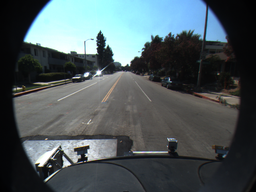
#> input picture images/lane_detection/f00000.png, 256 x 192 px, shrunk from 640 x 480 before the run
$ jupyter execute --allow-errors 04_Abgabe_Gruppe11.ipynb   (shell and % lines are left out)   (text cells are left out)
#> lines starting #> are read from the running program, lines starting #| are printed output that depends on the picture; pictures that were not available may be replaced by others from this repository, and a replacement may not be noted
[cell 1]
import matplotlib.pyplot as plt
import matplotlib.patches as patches
from skimage import io, data, feature, color
import numpy as np
import operator

# chose other images if you like
lane1 = io.imread('images/lane_detection/f00000.png')
#> lane1 is the input picture: shape (192, 256, 3); mean R, G, B 76.8, 88.1, 91.4
lane2 = io.imread('images/lane_detection/f00001.png')
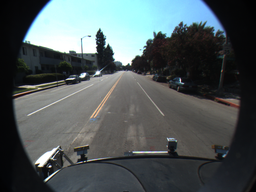
#> input picture images/lane_detection/f00001.png, 256 x 192 px, shrunk from 640 x 480 before the run
#> lane2 is the input picture: shape (192, 256, 3); mean R, G, B 79.4, 88.4, 90

car1 = io.imread('images/racecar/100.jpeg')
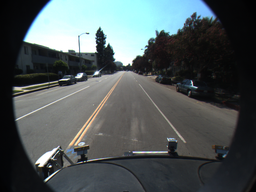
#> input picture images/lane_detection/f00002.png, 256 x 192 px, shrunk from 640 x 480 before the run, given in place of 100.jpeg, which was not available
#> car1 is the input picture: shape (192, 256, 3); mean R, G, B 79, 87.3, 88.4
car2 = io.imread('images/racecar/102.jpeg')
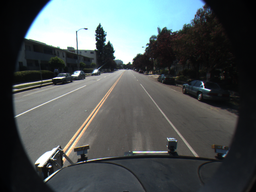
#> input picture images/lane_detection/f00003.png, 256 x 192 px, shrunk from 640 x 480 before the run, given in place of 102.jpeg, which was not available
#> car2 is the input picture: shape (192, 256, 3); mean R, G, B 78.9, 86.2, 86.7

fig = plt.figure(figsize=(15, 10))
ax11 = plt.subplot(2, 2, 1)
ax12 = plt.subplot(2, 2, 2)
ax21 = plt.subplot(2, 2, 3)
ax22 = plt.subplot(2, 2, 4)

ax11.imshow(lane1)
ax12.imshow(lane2)

ax21.imshow(car1)
ax22.imshow(car2)

[cell 2]
THRESHOLD = 100
def SSD(img1, img2, i , j, x, y):
    if img1.shape == img2.shape:

        score = np.sum((img1 - img2)*(img1 - img2))
        return score
    else:
        return np.inf

def getSubImage(image, x, y, search_size):
    return image[y:y+search_size, x:x+search_size]

def find_motion(template, x, y, next_image, search_size):
    # returns upper left corner of the best match

    best_i = 0
    best_j = 0
    best_score = np.inf # we want to find a minimum.

    for i in range(x - THRESHOLD, x + THRESHOLD, int(search_size/2)) :
        for j in range(y - THRESHOLD, y + THRESHOLD, int(search_size/2)):

            if i >= 0 and i+search_size < next_image.shape[1] and j >= 0 and j+search_size < next_image.shape[0]:

                score = SSD(template, getSubImage(next_image, i, j, search_size), i, j, x, y) # maximize correlation

                if score < best_score:

                    best_score = score
                    best_i = i
                    best_j = j

    return best_i, best_j

def block_matching(image, next_image, search_size):
#> called with search_size = 20
    correspondances = []
    for x in range(0,image.shape[1], search_size):
        for y in range(0, image.shape[0], search_size):

            template = getSubImage(image, x, y, search_size)
            u, v = find_motion(template, x, y, next_image, search_size)
            correspondances.append([(x,y),(u,v)])
#> this loop made 13 passes

    return correspondances

[cell 3]
b = block_matching(car1, car2, 20)

[cell 4]
def draw_arrows(correspondances, nrOfArrows, image, axis):
    #fig = plt.figure(figsize=(10, 5))
#> called with nrOfArrows = 130
    index = 1
    #currentAxis = plt.gca()
    for i in range(nrOfArrows):
        if i%20 == 0:
            x1 = correspondances[i][0][0]
            y1 = correspondances[i][0][1]
            x2 = correspondances[i][1][0]
            y2 = correspondances[i][1][1]
            dx = x2-x1
            dy = y2-y1
            axis.add_patch(
            patches.Arrow(x1, y1, dx, dy, width=30.0, color='red')
            )

    axis.imshow(image)

[cell 5]
fig = plt.figure(figsize=(15, 10))
ax1 = plt.subplot(1, 3, 1)
ax2 = plt.subplot(1, 3, 2)
ax3 = plt.subplot(1, 3, 3)
# ...

ax1.imshow(car1)
ax2.imshow(car2)
draw_arrows(b, len(b), car1, ax3)
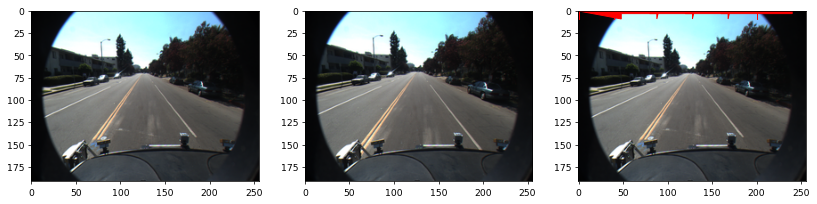
#> figure drawn by matplotlib, 3 panels

[cell 6]
car3 = io.imread('images/racecar/110.jpeg')
#> (the rest of this cell did not finish here and is left out)

#> (a cell that did not finish here is left out)

[cell 8]
fig = plt.figure(figsize=(15, 10))
ax1 = plt.subplot(1, 3, 1)
ax2 = plt.subplot(1, 3, 2)
ax3 = plt.subplot(1, 3, 3)
# ...

ax1.imshow(car3)
#> (the rest of this cell did not finish here and is left out)

[cell 9]
from scipy.ndimage.filters import sobel
import cv2

[cell 10]
def harris_corners(img, window_size, k, thresh):

    # Gradienten über Bild
#> called with window_size = 20, k = 0.04, thresh = 10000
    dx = sobel(img, axis=0, mode='constant') # np.gradient?!
    dy = sobel(img, axis=1, mode='constant')
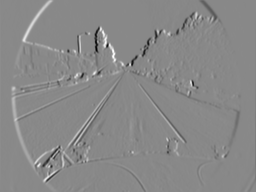
#> dy: shape (192, 256) float64; min -3.57, max 3.08, mean 0.000352; drawn with min black and max white

    # Produkte der Gradienten
    Ixx = dx*dx # broadcast
    Ixy = dy*dx
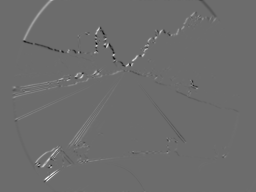
#> Ixy: shape (192, 256) float64; min -5.31, max 7.15, mean 0.0213; drawn with min black and max white
    Iyy = dy*dy

    newImg = img.copy()
    color_img = img


    height = img.shape[0]
    width = img.shape[1]
    print(height, width)
#| 192 256

    corners = []

    offset = window_size//2

    #
    for y in range(offset, height-offset):
        for x in range(offset, width-offset):
            #Calculate sum of squares
            windowIxx = Ixx[y-offset:y+offset+1, x-offset:x+offset+1]
            windowIxy = Ixy[y-offset:y+offset+1, x-offset:x+offset+1]
            windowIyy = Iyy[y-offset:y+offset+1, x-offset:x+offset+1]
            Sxx = windowIxx.sum()
            Sxy = windowIxy.sum()
            Syy = windowIyy.sum()

            #Find determinant and trace, use to get corner response
            det = (Sxx * Syy) - (Sxy**2)
            trace = Sxx + Syy
            r = det - k*(trace**2)
            #print(det, trace, r)

            #If corner response is over threshold, color the point and add to corner list
            if r > thresh:
                #color_img.itemset((y, x, 0), 0)
                #color_img.itemset((y, x, 1), 0)
                #color_img.itemset((y, x, 2), 255)
                corners.append([x, y, r])

    return corners#, color_img

[cell 11]
grey_car1 = color.rgb2gray(car1)
grey_car2 =  color.rgb2gray(car2)

[cell 12]
corners = harris_corners(grey_car1, 20, 0.04, 10000)

[cell 13]
corners.sort(key=operator.itemgetter(2))

[cell 14]
short_c = corners[0:100]

[cell 15]
fig = plt.figure(figsize=(15, 10))
ax1 = plt.subplot(1, 1, 1)
ax1.imshow(grey_car1, cmap="gray")
for i in range(len(short_c)):
    ax1.plot(short_c[i][0],short_c[i][1],'ro', linewidth=2, markersize=10)
#> this loop made 100 passes
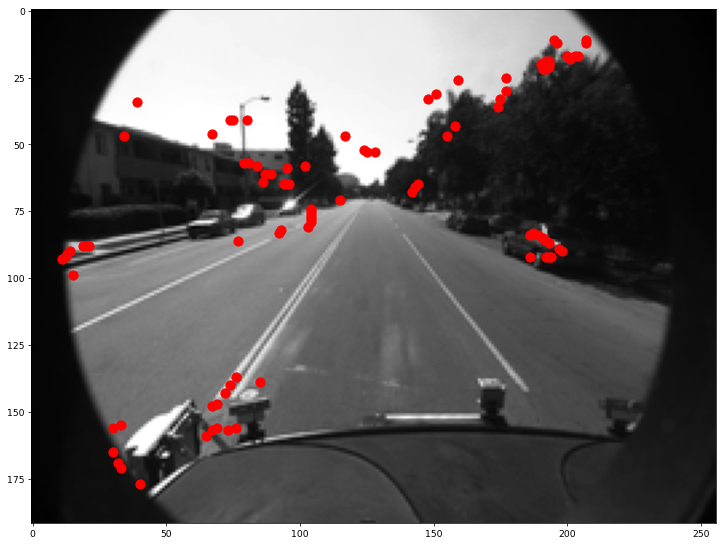
#> figure drawn by matplotlib, 1 panel

[cell 16]
p = np.array(short_c)[:,:2]
p = p.reshape((100,1,2))
p = p.astype(np.float32)

[cell 17]
fig = plt.figure(figsize=(15, 10))
ax1 = plt.subplot(1, 2, 1)
ax2 = plt.subplot(1, 2, 2)

# params for ShiTomasi corner detection
feature_params = dict( maxCorners = 100,
                       qualityLevel = 0.3,
                       minDistance = 7,
                       blockSize = 7 )

# Parameters for lucas kanade optical flow
lk_params = dict( winSize  = (15,15),
                  maxLevel = 2,
                  criteria = (cv2.TERM_CRITERIA_EPS | cv2.TERM_CRITERIA_COUNT, 10, 0.03))

# Create some random colors
color = np.random.randint(0,255,(100,3))

# Take first frame and find corners in it
old_gray = cv2.cvtColor(car1, cv2.COLOR_BGR2GRAY)
#old_gray = grey_car1
p0 = p#cv2.goodFeaturesToTrack(old_gray, mask = None, **feature_params)
#print(p0)
#print(p0.shape)

# Create a mask image for drawing purposes
mask = np.zeros_like(car1)

frame = car2
frame_gray = cv2.cvtColor(car2, cv2.COLOR_BGR2GRAY)
# calculate optical flow
p1, st, err = cv2.calcOpticalFlowPyrLK(old_gray, frame_gray, p0, None, **lk_params)
# Select good points
good_new = p1[st==1]
good_old = p0[st==1]
# draw the tracks
for i,(new,old) in enumerate(zip(good_new,good_old)):
    a,b = new.ravel()
    c,d = old.ravel()
    mask = cv2.line(mask, (a,b),(c,d), color[i].tolist(), 2)
    frame = cv2.circle(frame,(a,b),5,color[i].tolist(),-1)
#> this loop made 92 passes
#> (new, old) on passes 1 to 12: ([206.8, 3.81], [192, 19]), ([152.9, 28.29], [151, 31]), ([14.2, 86.75], [14, 90]), ([84.94, 61.49], [86, 64]), ([82.18, 55.21], [84, 58]), ([196.5, 95.17], [186, 92]), ([143.7, 64.62], [143, 66]), ([177.7, 32.85], [174, 36]), ([86.24, 58.49], [87, 61]), ([209.8, 92.55], [198, 90]), ([89.93, 81.47], [92, 83]), ([102.8, 74.31], [104, 76])
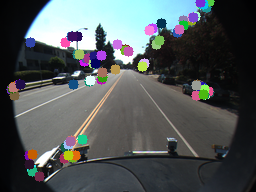
#> frame: shape (192, 256, 3); mean R, G, B 80.7, 86.3, 87.4
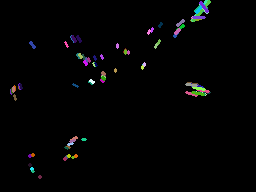
#> mask: shape (192, 256, 3); mean of channels 0, 1, 2 3, 3.1, 3.4; drawn as R, G, B
img = cv2.add(frame,mask)
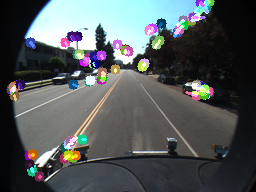
#> img: shape (192, 256, 3); mean R, G, B 82.6, 88.3, 89.5
ax1.imshow(car1)
ax2.imshow(img)
k = cv2.waitKey(30) & 0xff
#> (key Esc is pressed here)

# Now update the previous frame and previous points
old_gray = frame_gray.copy()
p0 = good_new.reshape(-1,1,2)
#cv2.destroyAllWindows()
